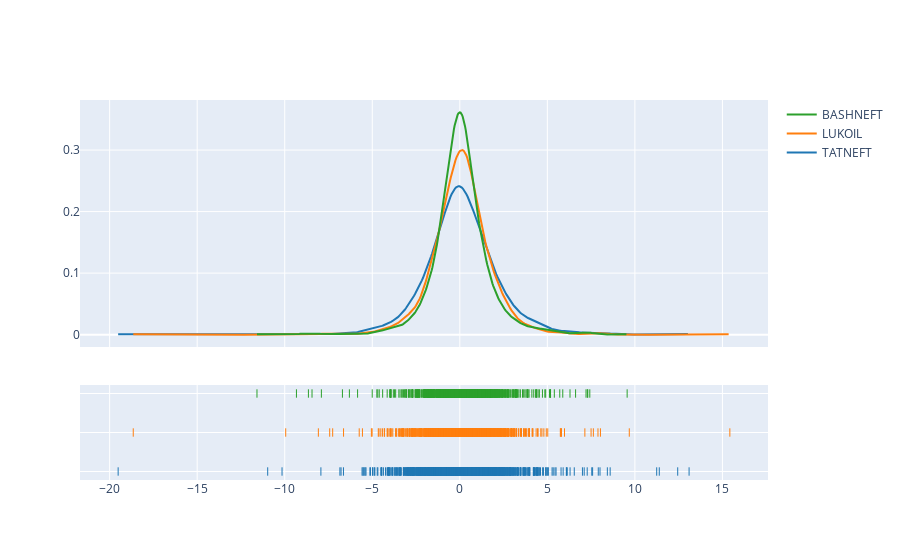

Write notebook code for a chart like this one.
### Code cell
# x1 = daily_pct_change["Adj Close"]

# group_labels = ['TATN']

# colors = ['slategray']

# # Create distplot with curve_type set to 'normal'
# fig = ff.create_distplot([x1], group_labels, bin_size=.5,
#                          curve_type='normal', # override default 'kde'
#                          colors=colors)

# # Add title
# fig.update_layout(title_text='Distplot with Normal Distribution')
# fig.show()
import plotly.figure_factory as ff
import numpy as np

# Add histogram data
x1 = tatn_daily_pct_change["Adj Close"]*100
x2 = lukoil_daily_pct_change["Adj Close"]*100
x3 = bashn_daily_pct_change["Adj Close"]*100

# Group data together
hist_data = [x1, x2, x3]

group_labels = ['TATNEFT', 'LUKOIL', 'BASHNEFT']

# Create distplot with custom bin_size
fig = ff.create_distplot(hist_data, group_labels, bin_size=.5, show_hist=False)
fig.show()

### Figure 1 — Plotly figure (JSON) as saved in the notebook; plotly's stock layout.template omitted (floating-point values rounded to 4 significant figures; data arrays with more than 128 entries replaced by an {"elided": "..."} marker saying what was removed)
{"data": [{"legendgroup": "TATNEFT", "marker": {"color": "rgb(31, 119, 180)"}, "mode": "lines", "name": "TATNEFT", "showlegend": true, "type": "scatter", "x": {"elided": "500 float values"}, "xaxis": "x", "y": {"elided": "500 float values"}, "yaxis": "y"}, {"legendgroup": "LUKOIL", "marker": {"color": "rgb(255, 127, 14)"}, "mode": "lines", "name": "LUKOIL", "showlegend": true, "type": "scatter", "x": {"elided": "500 float values"}, "xaxis": "x", "y": {"elided": "500 float values"}, "yaxis": "y"}, {"legendgroup": "BASHNEFT", "marker": {"color": "rgb(44, 160, 44)"}, "mode": "lines", "name": "BASHNEFT", "showlegend": true, "type": "scatter", "x": {"elided": "500 float values"}, "xaxis": "x", "y": {"elided": "500 float values"}, "yaxis": "y"}, {"legendgroup": "TATNEFT", "marker": {"color": "rgb(31, 119, 180)", "symbol": "line-ns-open"}, "mode": "markers", "name": "TATNEFT", "showlegend": false, "type": "scatter", "x": {"elided": "1338 float values"}, "xaxis": "x", "y": {"elided": "1338 str values"}, "yaxis": "y2"}, {"legendgroup": "LUKOIL", "marker": {"color": "rgb(255, 127, 14)", "symbol": "line-ns-open"}, "mode": "markers", "name": "LUKOIL", "showlegend": false, "type": "scatter", "x": {"elided": "1338 float values"}, "xaxis": "x", "y": {"elided": "1338 str values"}, "yaxis": "y2"}, {"legendgroup": "BASHNEFT", "marker": {"color": "rgb(44, 160, 44)", "symbol": "line-ns-open"}, "mode": "markers", "name": "BASHNEFT", "showlegend": false, "type": "scatter", "x": {"elided": "1235 float values"}, "xaxis": "x", "y": {"elided": "1235 str values"}, "yaxis": "y2"}], "layout": {"barmode": "overlay", "hovermode": "closest", "legend": {"traceorder": "reversed"}, "xaxis": {"anchor": "y2", "domain": [0, 1], "zeroline": false}, "yaxis": {"anchor": "free", "domain": [0.35, 1], "position": 0}, "yaxis2": {"anchor": "x", "domain": [0, 0.25], "dtick": 1, "showticklabels": false}}}
